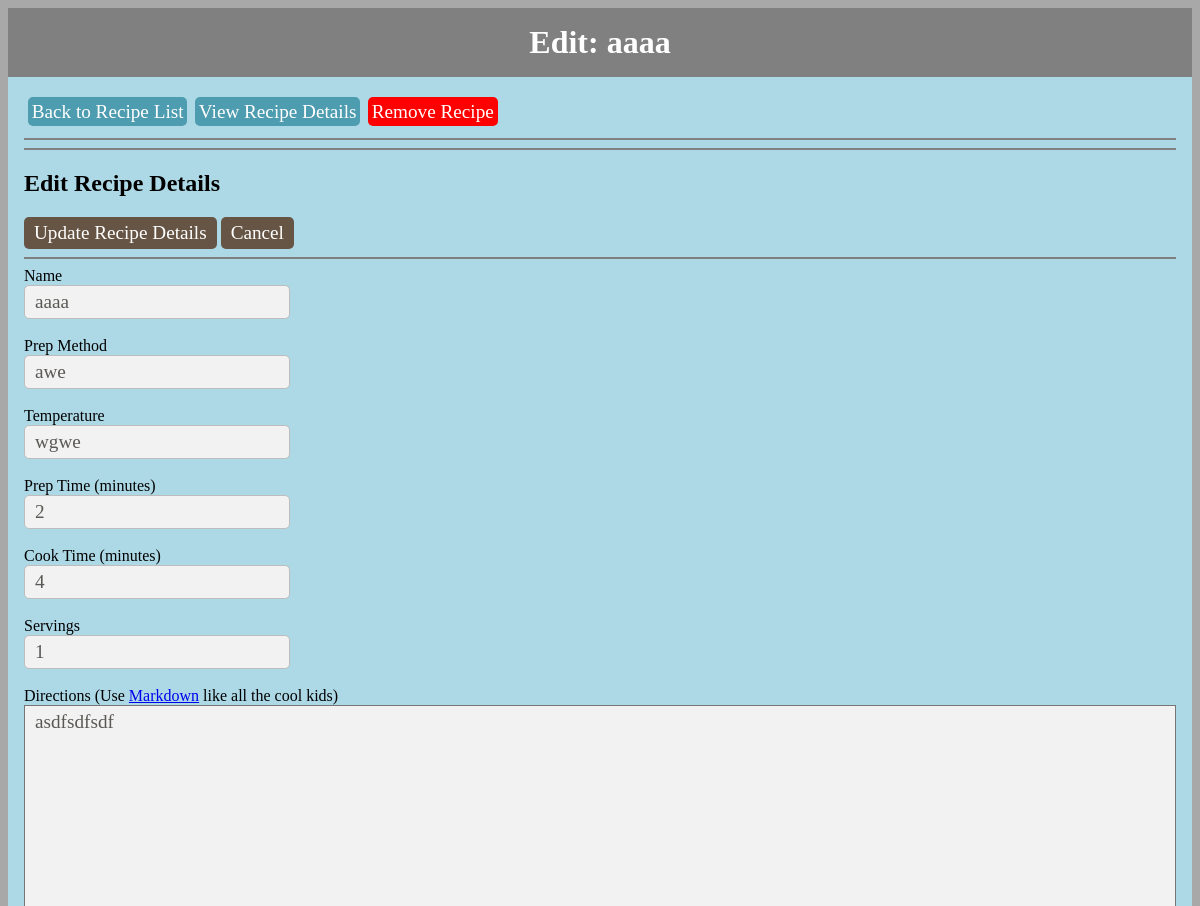
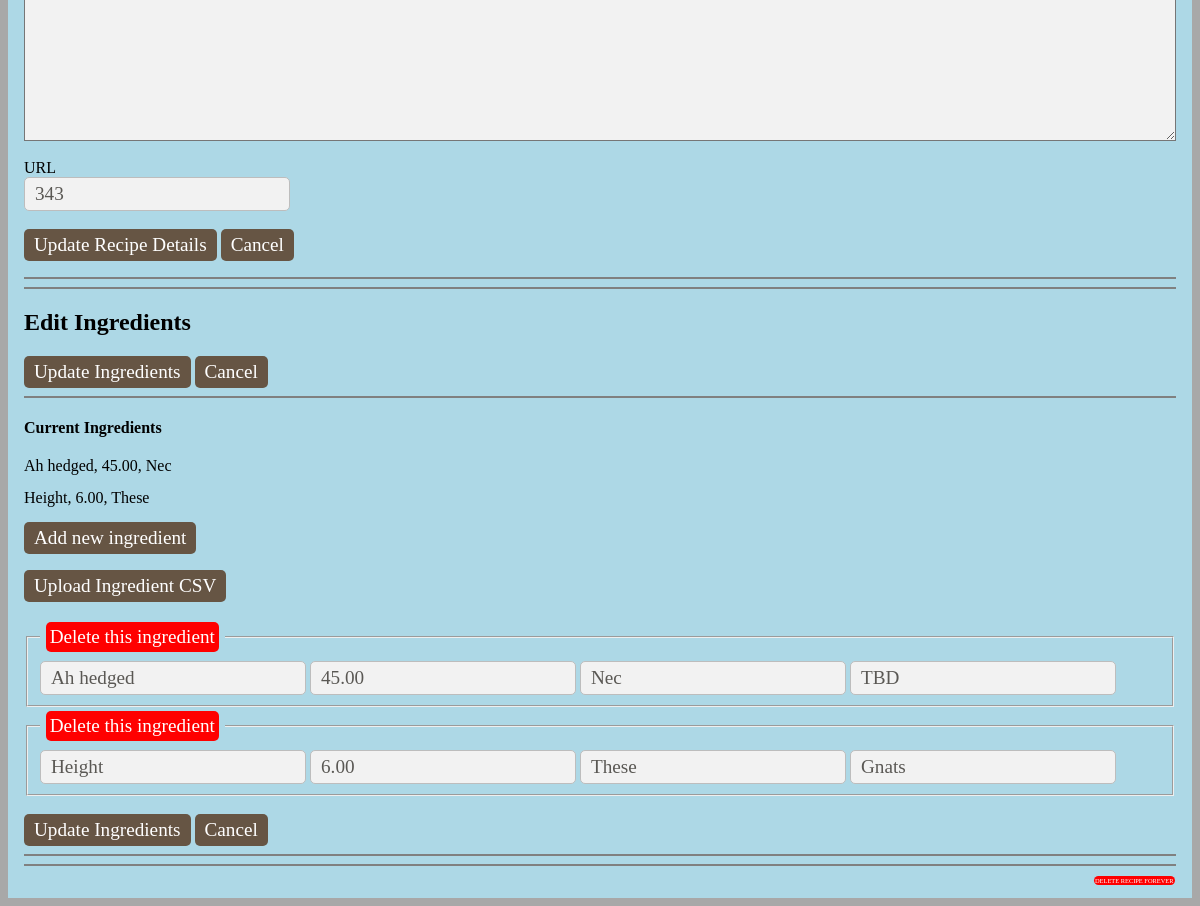
Page /menu/113/editrecipe on the committed database (2 pictures, top to bottom).
### menu/models.py (models this page shows, shortened)
class Recipe(models.Model):
    id = models.AutoField(primary_key=True)
    name = models.CharField(max_length=80, unique=True)
    prepMethod = models.CharField(max_length=30, null=True, blank=True)
    temperature = models.CharField(max_length=10, null=True, blank=True)
    directions = models.TextField(null=True)
    source = models.CharField(max_length=1000, null=True, blank=True)
    servings = models.IntegerField(default=0)
    prepTime = models.IntegerField(default=0)
    cookTime = models.IntegerField(default=0)
    enabled = models.BooleanField(default=True)
    class Meta:
        ordering = ('name', )

class Ingredient(models.Model):
    id = models.AutoField(primary_key=True)
    recipe = models.ForeignKey(Recipe)
    name = models.CharField(max_length=80, null=False)
    comment = models.CharField(max_length=80, null=True, blank=True)
    amount = models.DecimalField(max_digits=10, decimal_places=2, default=0.0)
    unit = models.CharField(max_length=30, null=True, blank=True)
    class Meta:
        ordering = ('id', )
        unique_together = ('name', 'recipe', 'amount', 'unit',)

### menu/views.py (the view)
# urls.py: url(r'^(?P<pk>[0-9]+)/editrecipe$', views.EditRecipe.as_view(), name='editrecipe'),
class EditRecipe(generic.DetailView):
    model = Recipe
    template_name = 'menu/editrecipe.html'
    def get_queryset(self):
        return Recipe.objects.all()

### menu/templates/menu/editrecipe.html (shortened to what this page needs)
{% load staticfiles %}
{% load menu_extras %}
{% include "menu/stylesheets.html" %}
<div id="title">
    Edit: {{ recipe.name }}
</div>
<div id="content">
    <div>
        <a class="button" id="nav" href="{% url 'menu:index' %}">Back to Recipe List</a>
        <a class="button" id="nav" href="{% url 'menu:recipedetails' recipe.id %}">View Recipe Details</a>
        <a class="button" id="delete" href="{% url 'menu:disablerecipe' recipe.id %}">Remove Recipe</a>
    </div><div style="clear:both"></div>
    <hr noshade><hr noshade>
    <h2>Edit Recipe Details</h2>
    <form action="{% url 'menu:updaterecipe' recipe.id %}" method="post">
    <input type=submit value="Update Recipe Details" id="submit"/>
    <a class="button" href="{% url 'menu:recipedetails' recipe.id %}">Cancel</a>
    <hr noshade>
        Name<br><input type=text name="name" value="{{ recipe.name }}" id="text"><br><br>
        Prep Method<br><input type=text name="method" value="{{ recipe.prepMethod }}" id="text"><br><br>
        Temperature<br><input type=text name="temp" value="{{ recipe.temperature }}" id="text"><br><br>
        Prep Time (minutes)<br><input type=text name="prep" value="{{ recipe.prepTime }}" id="text"><br><br>
        Cook Time (minutes)<br><input type=text name="cook" value="{{ recipe.cookTime }}" id="text"><br><br>
        Servings<br><input type=text name="serves" value="{{ recipe.servings }}" id="text"><br><br>
        Directions (Use <a target="blank" href="https://en.wikipedia.org/wiki/Markdown#Example">Markdown</a> like all the cool kids)<br><textarea name="directions" ROWS=15 COLS=35>{{ recipe.directions }}</textarea><br><br>
        URL<br><input type=text name="source" value="{{ recipe.source }}" id="text"><br><br>
        <input type=submit value="Update Recipe Details" id="submit"/>
        <a class="button" href="{% url 'menu:recipedetails' recipe.id %}">Cancel</a>
    </form>
    <hr noshade><hr noshade>
    <h2>Edit Ingredients</h2>
    <input type=submit value="Update Ingredients" id="submit">
    <a class="button" href="{% url 'menu:recipedetails' recipe.id %}">Cancel</a>
    <hr noshade>
    <form action="{% url 'menu:updateingredient' recipe.id %}" method="post">
        <h4>Current Ingredients</h4>
            {% for i in recipe.ingredient_set.all %}
                <ul>
                    <li id="nospace">{{ i.name }}, {{ i.amount }}, {{ i.unit }}</li>
                </ul>
            {% endfor %}
        <p><a class="button" href="{% url 'menu:addingredient' recipe.id %}" method="post">Add new ingredient</a></p>
        <p><a class="button" href="{% url 'menu:uploadrecipe' %}" method="post">Upload Ingredient CSV</a></p>
        {% for i in recipe.ingredient_set.all %}
            <fieldset name = "{{i.id}},ingredients">
                <legend><a class="button" id="delete" href="{% url 'menu:deleteingredient' i.id %}" method="post">Delete this ingredient</a></legend>
                <input type=text value="{{ i.name }}" name="{{i.id}},name">
                <input type=text value="{{ i.amount }}" name="{{i.id}},amount">
                <input type=text value="{{ i.unit}}" name="{{i.id}},unit">
                <input type=text value="{{ i.comment }}" name="{{i.id}},comment">
            </fieldset>
        {% endfor %}
        <br>
        <input type=submit value="Update Ingredients" id="submit">
        <a class="button" href="{% url 'menu:recipedetails' recipe.id %}">Cancel</a>
        <hr noshade><hr noshade>
        <a class="button" id="deleteforever" href="{% url 'menu:deleterecipeforever' recipe.id %}">DELETE RECIPE FOREVER</a>
    </form>
</div>

### menu/static/menu/css/style.css (style rules this page uses)
* { font-family: Palatino,"Palatino Linotype","Palatino LT STD","Book Antiqua",Georgia,serif; }
textarea { font-size: 120%; color: #5a5854; background-color: #f2f2f2; padding: 5px 5px 5px 10px; width:100%; }
input { font-size: 1.2em; color: #5a5854; background-color: #f2f2f2; border: 1px solid #bdbdbd; border-radius: 5px; padding: 5px 10px 5px 10px; display: inline-block; }
input[type="text"] { font-size: 1.2em; width: auto; background: #f2f2f2 }
input#submit { color: #ffffff; background-color: #665544; border: none; border-radius: 5px; }
ul { list-style:none; padding-left:0; }
li { line-height: 2em; }
li#nospace { line-height: 1em; }
.button { display: inline-block; background-color: #665544; border-radius: 5px; color: white; text-decoration: none; font-size: 1.2em; padding: 5px 10px 5px 10px; }
.button#nav { background-color: #4E9CAF; padding: .2em; text-align: center; margin: .2em; float: left; display: inline block; text-size: 1em; }
.button#delete { background-color: red; padding: .2em; text-align: center; margin: .2em; display: inline block; text-size: 1em; }
.button#deleteforever { background-color: red; float:right; padding: .2em; text-align: center; margin: .2em; display: inline block; font-size: .4em; }
#title { background:grey; text-align:center; font-weight:bold; padding: 0.5em; color: white; font-size: 2em; }
#content { display: block; background:lightblue; padding: 1em; white-space: wrap; }

### rows in the picture
Recipe: name "aaaa", method "awe", temp "wgwe", prep "2", cook "4", serves "1", directions "asdfsdfsdf", source "343"
Ingredient: name "Ah hedged", amount "45.00", unit "Nec", comment "TBD"
Ingredient: name "Height", amount "6.00", unit "These", comment "Gnats"
